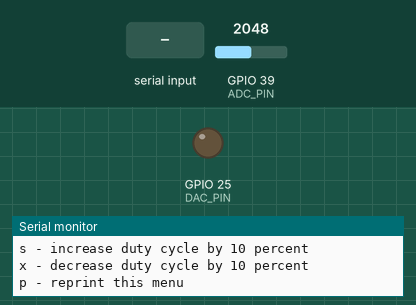
Recording of a sketch running on a simulated ESP32. Shown: output pins drawn as LEDs (lit = HIGH), the last lines printed to the serial monitor. Dashed ring = blinking. Inputs (shaded band) come from the test bench; at power-on: GPIO 39 (ADC_PIN) = 2048.

Above: at 1.2 s.
1.3 s: "3" received over Serial
At 1.75 s:
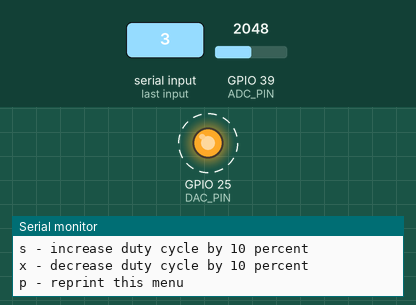
4.3 s: "2" received over Serial
At 4.9 s:
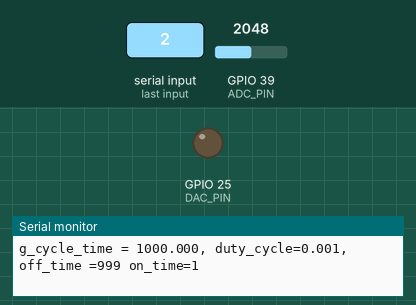
6.8 s: "4" received over Serial
9.8 s: "1" received over Serial
Timing chart, 0 to 13.8 s (numbered marks = the images above; inputs shaded):
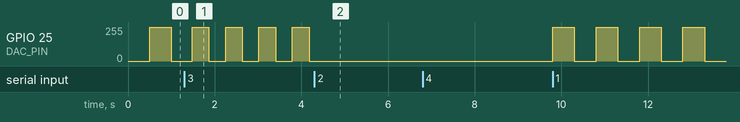

The sketch:

wave_demo.ino
```cpp
#define DAC_PIN 25
#define ADC_PIN 39

#define SQUARE_WAVE 0
#define PULSE_WAVE 1
#define SINE_WAVE 2
#define TRIANGLE_WAVE 3
#define SAWTOOTH_WAVE 4

#define FUNCTION_DRIVEN 0
#define TABLE_DRIVEN 1

#define STATE_ON 1
#define STATE_OFF 0

uint8_t g_wave_type = 0;
float g_frequency = 1;
float g_cycle_time = 0.0;
float g_duty_cycle = 0.1;

void adc_read()
{
  uint16_t val;
  val = analogRead(ADC_PIN);
  //Serial.printf("%d, %d\r\n", millis(), val);
  //Serial.println(val);
}
// at 10 Hz, 10 Cycles persecond
// 1 Cycle = 100 ms
// On time = 50 ms
// Off time = 50 ms
// 1 / (10*2)

void square_wave()
{
  static uint32_t last_event;
  static uint8_t state;

  if(state == STATE_OFF && millis() - last_event > (g_cycle_time / 2.0 ))
  {
    dacWrite(DAC_PIN, 255);
    last_event = millis();
    state = STATE_ON;
  }
  if(state == STATE_ON && millis() - last_event > (g_cycle_time / 2.0 ))
  {
    dacWrite(DAC_PIN, 0);
    last_event = millis();
    state = STATE_OFF;
  }
}
void pulse_wave()
{
  static uint32_t last_event;
  static uint8_t state;
  float duty_cycle = (g_duty_cycle/100.0);
  uint32_t off_time= (g_cycle_time * (1-duty_cycle));
  uint32_t on_time = (g_cycle_time * duty_cycle );

  Serial.printf("g_cycle_time = %5.3f, duty_cycle=%5.3f, off_time =%d on_time=%d\r\n", g_cycle_time, duty_cycle, off_time, on_time );

  if(state == STATE_OFF && millis() - last_event > off_time)
  {
    dacWrite(DAC_PIN, 255);
    last_event = millis();
    state = STATE_ON;
  }
  if(state == STATE_ON && millis() - last_event > on_time)
  {
    dacWrite(DAC_PIN, 0);
    last_event = millis();
    state = STATE_OFF;
  }
}
void sine_wave()
{
  uint32_t update_time = ( g_cycle_time / 256.02 );
  static uint32_t last_update;
  static uint8_t val;
  static float z_radians;
  static float sin_val;
  static uint8_t output;

  if(millis() - last_update >= update_time)
  {
    z_radians = 2.0 * 3.14159 * (val/256.0);
    // -1 to 1
    sin_val = sin(z_radians);
    // we need an output from 0 to 2
    output = 255*((sin_val +1)/2.0);
    //Serial.printf("z_rads=%5.3f, sin_val=%5.3f, output =%d\r\n", z_radians, sin_val, output);
    dacWrite(DAC_PIN, output);
    last_update = millis();
    val++;
  }
}
#define TRIANGLE_COUNT_UP 0
#define TRIANGLE_COUNT_DOWN 1
void triangle_wave()
{
  // this gets us down to single digit milliseconds. Will need to use microseconds for this
  uint32_t update_time = ( g_cycle_time / 256.0 );
  static uint32_t last_update;
  static uint8_t val;
  static uint8_t state;

  //Serial.printf("update_time =%d\r\n", update_time);
  if(millis() - last_update >= update_time)
  {
    dacWrite(DAC_PIN, val);

    if(val == 255)
    {
        state = TRIANGLE_COUNT_DOWN;
    }
    if(val == 0)
    {
       state = TRIANGLE_COUNT_UP;
    }

    if( state == TRIANGLE_COUNT_UP)
    {
      val++;
    }
    else if (state == TRIANGLE_COUNT_DOWN)
    {
      val--;
    }
    last_update = millis();
  }

}
// bits should increase at a rate of ( g_cycle_time / 256 )
void saw_tooth_wave()
{
  uint32_t update_time = ( g_cycle_time / 256.0 );
  static uint32_t last_update;
  static uint8_t val;

  if(millis() - last_update >= update_time)
  {
    dacWrite(DAC_PIN, val);
    val++;
    last_update = millis();
  }

}

void printMenu()
{
  Serial.println("Select a wave using numbers 1 - 5");
  Serial.println("Change frequency using z and a, duty cycle (if applicable) using x and s");
  Serial.println("1 - Square Wave");
  Serial.println("2 - Pulse Wave");
  Serial.println("3 - Sine Wave");
  Serial.println("4 - Triangle Wave");
  Serial.println("5 - Sawtooth Wave");
  Serial.println("a - increase frequency by 10 Hz");
  Serial.println("z - decrease frequency by 10 Hz");
  Serial.println("s - increase duty cycle by 10 percent");
  Serial.println("x - decrease duty cycle by 10 percent");
  Serial.println("p - reprint this menu");
}
void processMenuInput()
{
  int incomingByte;
  char incomingChar;
  if (Serial.available() > 0)
  {
    // read the incoming byte:
    incomingByte = Serial.read();
    incomingChar = (char) incomingByte;
    switch(incomingChar)
    {
      case '1':
        g_wave_type = 0;
        break;
      case '2':
        g_wave_type = 1;
        break;
      case '3':
        g_wave_type = 2;
        break;
      case '4':
        g_wave_type = 3;
        break;
      case '5':
        g_wave_type = 4;
        break;
      case 'a':
        if(g_frequency < 20.0)
          g_frequency += 1.0;
        break;
      case 'z':
        if(g_frequency > 1.0)
          g_frequency -= 1.0;
        break;
      case 's':
        if(g_duty_cycle < 100.0)
          g_duty_cycle += 10.0;
        break;
      case 'x':
        if(g_duty_cycle > 10.0)
          g_duty_cycle -= 10.0;
        break;
      case 'p':
        printMenu();
      default:
        break;
    }
  }
}
void wave_selector(uint8_t wave_type)
{
  g_cycle_time = 1000.0 / g_frequency;
  switch(wave_type)
  {
    case SQUARE_WAVE:
      square_wave();
      break;
    case PULSE_WAVE:
      pulse_wave();
      break;
    case SINE_WAVE:
      sine_wave();
      break;
    case TRIANGLE_WAVE:
      triangle_wave();
      break;
    case SAWTOOTH_WAVE:
      saw_tooth_wave();
      break;
    default:
      break;
  }
}
void setup() {
  // put your setup code here, to run once:
  Serial.begin(115200);
  Serial.println("Wave Demo");
  printMenu();
}

void loop() {
  processMenuInput();
  wave_selector( g_wave_type);
  adc_read();
}
```

Measured:
- after the input at 4.3 s, GPIO 25 (DAC_PIN): stops changing and stays 0/255
- by itself, GPIO 25 (DAC_PIN): alternates 254/255 for 0.39 s and 0/255 for 0.39 s
